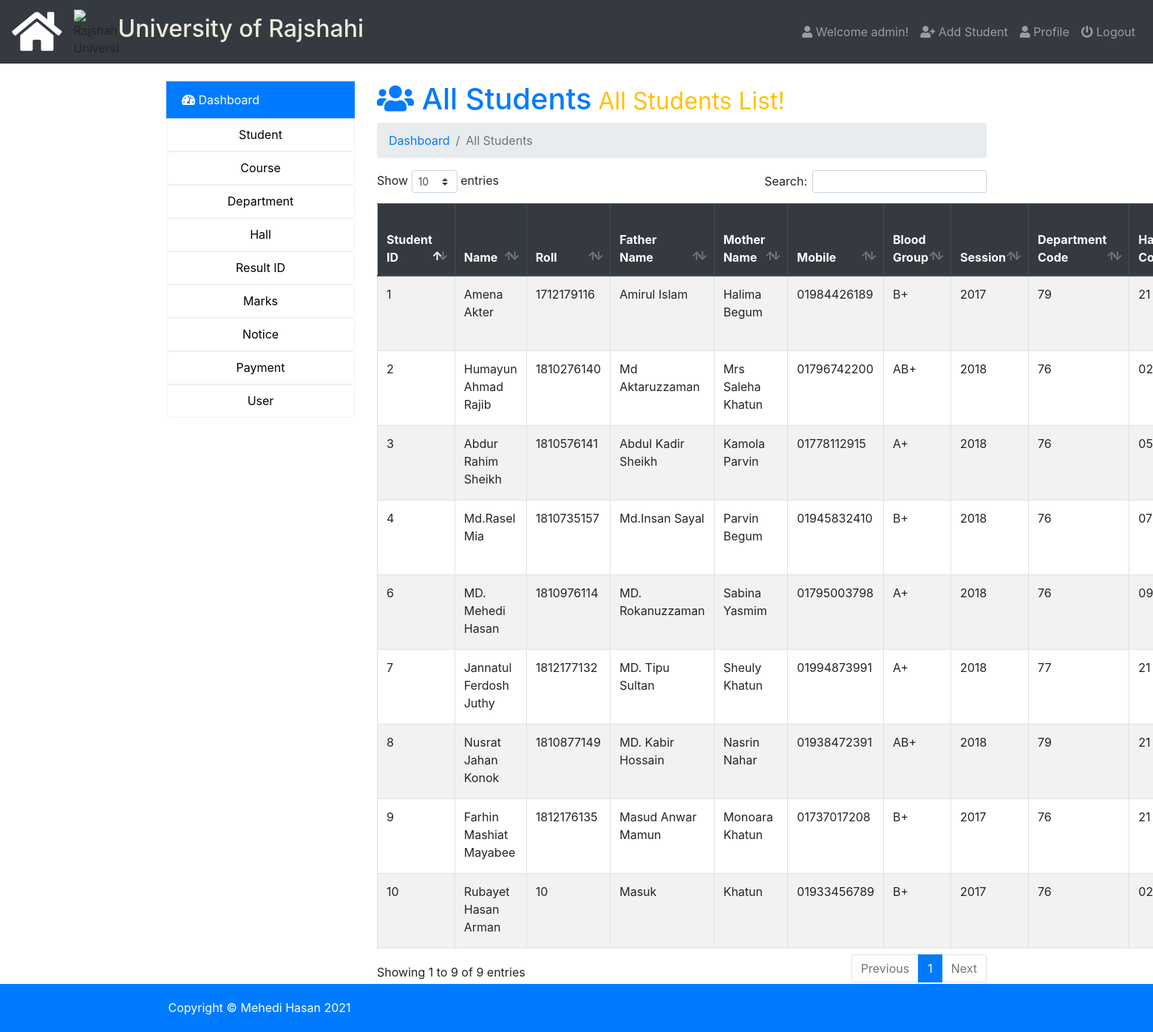
The page /admin/index.php?page=all-student (signed in) on the database as committed earlier.
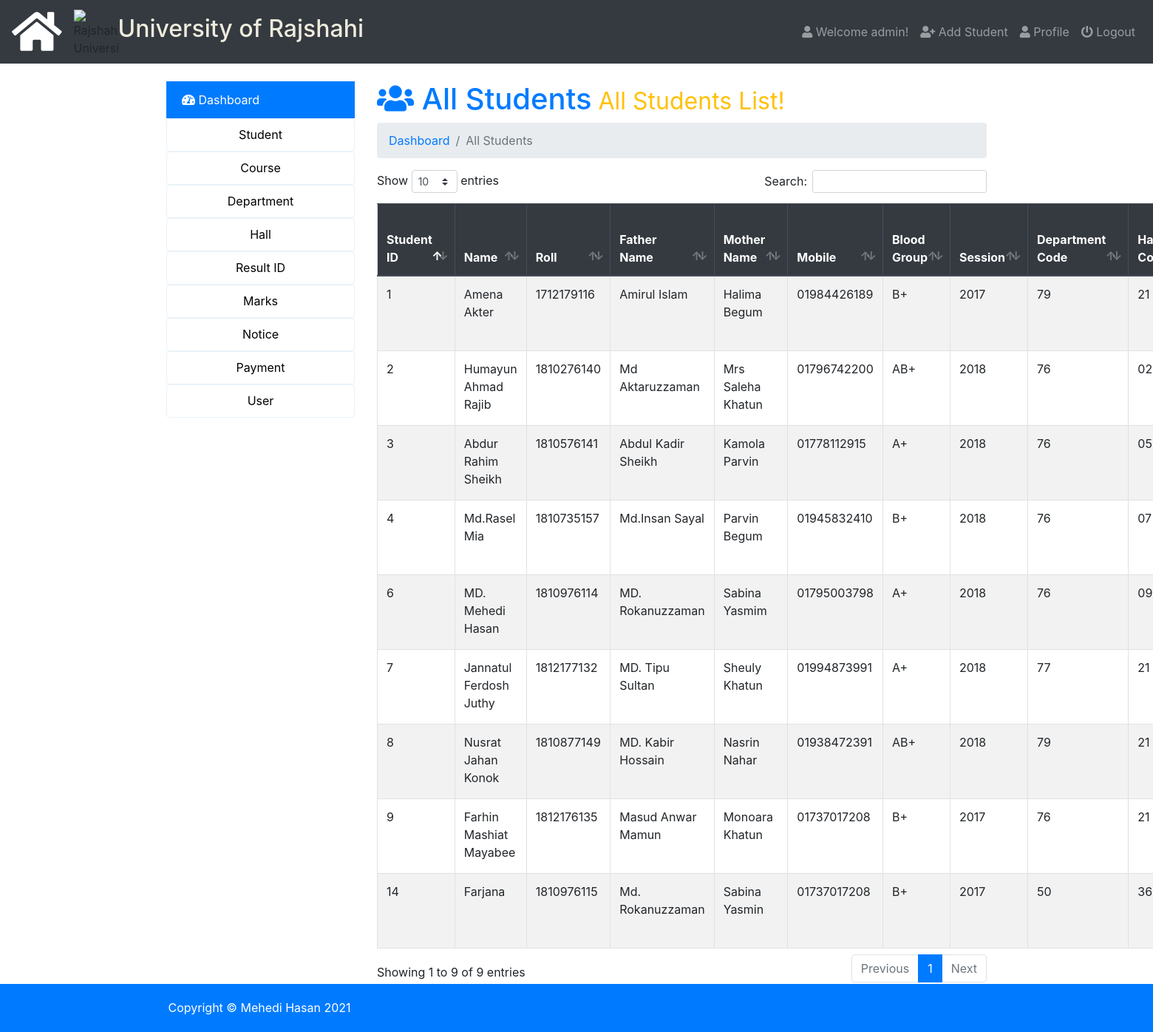
The same page on the database as committed later.
### tables this page shows
CREATE TABLE `users` (
  `id` int(5) NOT NULL,
  `name` varchar(50) NOT NULL,
  `email` varchar(50) NOT NULL,
  `username` varchar(50) NOT NULL,
  `password` varchar(100) NOT NULL,
  `photo` varchar(50) NOT NULL,
  `status` varchar(12) NOT NULL,
  `datetime` timestamp NOT NULL DEFAULT CURRENT_TIMESTAMP
);

CREATE TABLE `about_me` (
  `about_me_id` int(20) NOT NULL,
  `roll_id` int(20) NOT NULL,
  `name` varchar(40) NOT NULL,
  `name_father` varchar(40) NOT NULL,
  `name_mother` varchar(40) NOT NULL,
  `number` varchar(20) NOT NULL,
  `blood_group` varchar(20) NOT NULL,
  `session` int(20) NOT NULL,
  `department_code` varchar(20) NOT NULL,
  `hall_code` varchar(10) NOT NULL,
  `gender` enum('Male','Female','Other''s') NOT NULL,
  `emergency_number` varchar(20) DEFAULT NULL,
  `emergency_number_holder` varchar(20) DEFAULT NULL,
  `photo` varchar(50) NOT NULL,
  `date_of_birth` date NOT NULL
);

### admin/all-student.php (the view, shortened to what this page needs)
<h1 class="text-primary"><i class="fas fa-users"></i>  All Students<small class="text-warning"> All Students List!</small></h1>
<nav aria-label="breadcrumb">
  <ol class="breadcrumb">
     <li class="breadcrumb-item" aria-current="page"><a href="index.php">Dashboard </a></li>
     <li class="breadcrumb-item active" aria-current="page">All Students</li>
  </ol>
</nav>
<table class="table  table-striped table-hover table-bordered" id="data">
  <thead class="thead-dark">
    <tr>
      <th scope="col">Student ID</th>
      <th scope="col">Name</th>
      <th scope="col">Roll</th>
      <th scope="col">Father Name</th>
      <th scope="col">Mother Name</th>
      <th scope="col">Mobile</th>
      <th scope="col">Blood Group</th>
      <th scope="col">Session</th>
      <th scope="col">Department Code</th>
      <th scope="col">Hall Code</th>
    </tr>
  </thead>
  <tbody>
    <?php
      $query=mysqli_query($db_con,'SELECT * FROM `about_me` ORDER BY `about_me`.`roll_id` ASC;');
      $i=1;
      while ($result = mysqli_fetch_array($query)) { ?>
      <tr>
        <?php
        echo '<td>'.$result['about_me_id'].'</td>
          <td>'.ucwords($result['name']).'</td>
          <td>'.$result['roll_id'].'</td>
          <td>'.$result['name_father'].'</td>
          <td>'.$result['name_mother'].'</td>
          <td>'.$result['number'].'</td>
          <td>'.$result['blood_group'].'</td>
          <td>'.$result['session'].'</td>
          <td>'.$result['department_code'].'</td>
          <td>'.$result['hall_code'].'</td>
          <td>'.$result['gender'].'</td>
          <td>'.$result['emergency_number'].'</td>
          <td>'.$result['emergency_number_holder'].'</td>
          <td><img src="images/'.$result['photo'].'" height="50px"></td>
          <td>'.$result['date_of_birth'].'</td>
          <td>
            <a class="btn btn-xs btn-warning" href="index.php?page=editstudent&id='.base64_encode($result['about_me_id']).'&photo='.base64_encode($result['photo']).'">
              <i class="fa fa-edit"></i></a>
             &nbsp; <a class="btn btn-xs btn-danger" onclick="javascript:confirmationDelete($(this));return false;" href="index.php?page=delete-student&id='.base64_encode($result['about_me_id']).'&photo='.base64_encode($result['photo']).'">
             <i class="fas fa-trash-alt"></i></a></td>';?>
      </tr>
     <?php $i++;} ?>
  </tbody>
</table>

### admin/index.php (shortened to what this page needs)
<?php require_once 'db_con.php';
?>
<!doctype html>
<html lang="en">
  <head>
    <link rel="stylesheet" href="../css/bootstrap.min.css">
    <link rel="stylesheet" href="../css/dataTables.bootstrap4.min.css">
    <link rel="stylesheet" href="../css/fontawesome.min.css">
    <link rel="stylesheet" href="../css/solid.min.css">
    <link rel="stylesheet" href="https://cdnjs.cloudflare.com/ajax/libs/animate.css/4.0.0/animate.min.css"/>
    <link rel="stylesheet" type="text/css" href="../css/style.css">
  </head>
  <body>
<nav class="navbar navbar-expand-lg navbar-dark bg-dark">
  <a class="navbar-brand" href="index.php"><i class="fas fa-home fa-3x"></i></a>
  <img src="../img/ru-logo.png" style="width: 60px;height: 60px;" alt="Rajshahi University">
  <h2 style="color: #eeebdd;">University of Rajshahi</h3>
  <div class="navbar-collapse collapse justify-content-end" id="navbarSupportedContent">
    <?php $showuser = $_SESSION['user_login']; $haha = mysqli_query($db_con,"SELECT * FROM `users` WHERE `username`='$showuser';"); $showrow=mysqli_fetch_array($haha); ?>
    <ul class="nav navbar-nav ">
      <li class="nav-item"><a class="nav-link" href="index.php?page=user-profile"><i class="fa fa-user"></i> Welcome <?php echo $showrow['name']; ?>!</a></li>
      <li class="nav-item"><a class="nav-link" href="index.php?page=add-student"><i class="fa fa-user-plus"></i> Add Student</a></li>
      <li class="nav-item"><a class="nav-link" href="index.php?page=user-profile"><i class="fa fa-user"></i> Profile</a></li>
      <li class="nav-item"><a class="nav-link" href="logout.php"><i class="fa fa-power-off"></i> Logout</a></li>
    </ul>
  </div>
</nav>
<br>
<div class="container">
    <div class="row">
        <div class="col-md-3">
            <div class="list-group">
                <div id="menu-content" class="menu-content collapse out">
                    <a href="index.php?page=dashboard" class="list-group-item list-group-item-action active"><i class="fas fa-tachometer-alt"></i> Dashboard</a>
                    <button  data-toggle="collapse" data-target="#student" class="dropbtn collapsed">Student</button>
                    <button  data-toggle="collapse" data-target="#course" class="dropbtn collapsed">Course</button>
                    <button  data-toggle="collapse" data-target="#department" class="dropbtn collapsed">Department</button>
                    <button  data-toggle="collapse" data-target="#hall" class="dropbtn collapsed">Hall</button>
                    <button  data-toggle="collapse" data-target="#result" class="dropbtn collapsed">Result ID</button>
                    <button  data-toggle="collapse" data-target="#mark" class="dropbtn collapsed">Marks</button>
                    <button  data-toggle="collapse" data-target="#notice" class="dropbtn collapsed">Notice</button>
                    <button  data-toggle="collapse" data-target="#payment" class="dropbtn collapsed">Payment</button>
                    <button  data-toggle="collapse" data-target="#user" class="dropbtn collapsed">User</button>
                </div>
            </div>
        </div>
        <div class="col-md-9">
             <div class="content">
                 <?php
                   if (isset($_GET['page'])) {
                    $page = $_GET['page'].'.php';
                    }else{
                      $page = 'dashboard.php';
                    }
                    if (file_exists($page)) {
                      require_once $page;
                    }else{
                      require_once '404.php';
                    }
                  ?>
             </div>
          </div>
        </div>
    </div>
    <footer>
      <div class="container">
      <p>Copyright &copy; Mehedi Hasan <?php echo date('Y') ?></p>
      </div>
    </footer>
  </body>
</html>

### css/style.css (style rules this page uses)
footer { background: #007BFF; color: #fff; padding: 20px 0px 5px 5px; }

### admin/index.php (style rules this page uses)
.dropbtn { width:100%; height: 45px; border-style: ridge; line-height: 35px; padding: 0 12px; display: inline-block; border-radius: 4px; cursor: pointer; transition: all .1s; box-sizing: border-box; text-align: center; background-color: #fff; border: 1px solid #e9f2f9; font-size: 16px; position: relative; }
.list-group .menu-content { display: block; }

Rows that differ between the two databases and show on the page:
removed about_me: about_me_id "10", name "Rubayet Hasan Arman", roll "10", name_father "Masuk", name_mother "Khatun", number "01933456789", blood_group "B+", session "2017", department_code "76", hall_code "02"
added about_me: about_me_id "14", name "Farjana", roll "1810976115", name_father "Md. Rokanuzzaman", name_mother "Sabina Yasmin", number "01737017208", blood_group "B+", session "2017", department_code "50", hall_code "36"
